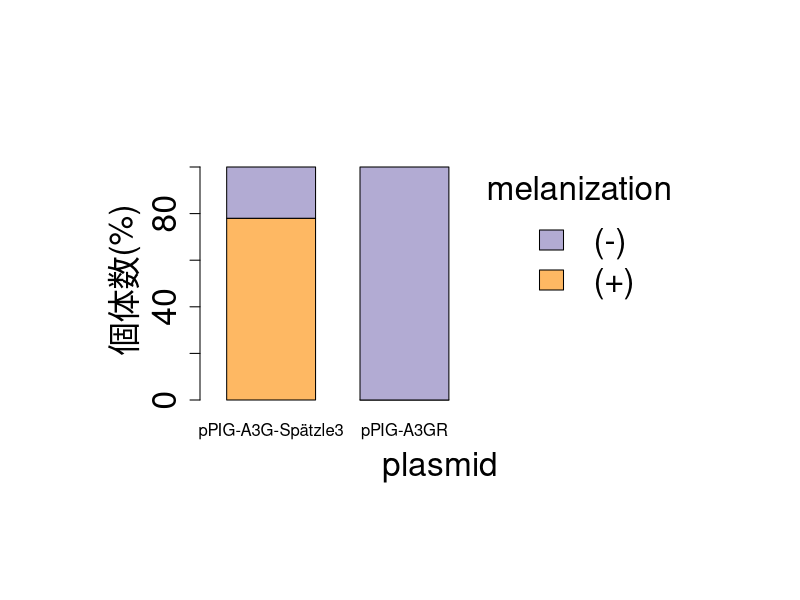

Write the R code that produced this figure.
d1 <- matrix(c(0, 7, 9, 2), nrow=2, byrow=T)
fisher.test(d1)

# データフレームの準備
data <- matrix(c(78,0,22,100), nrow = 2, byrow = TRUE,
               dimnames = list(c("(+)","(-)"), c("pPIG-A3G-Spätzle3","pPIG-A3GR")))

# 棒グラフの作成
png("C:/Users/monom/Documents/melanization.png", width = 5000, height = 5000, res = 500)
par(mar = c(10, 10, 8, 6))
barplot_data <- barplot(
  data,
  beside = FALSE,                # 群ごとに並べて表示
  col = c("#FEB863", "#B2ABD3"), # カラー
  ylim = c(0, max(data) + 3),   # y軸の上限を調整
  legend.text = rownames(data), # 凡例を追加
  bty = "n",
  args.legend = list(title = "melanization", x = "topright",bty = "n",cex=2),
  main = "",
  xlab = "plasmid",
  ylab = "個体数(%)",
  cex.lab = 2,
  cex.axis = 2,
  width = 1,
  space = c(0.1, 0.5),
  xlim = c(0,5)
)

dev.off()
